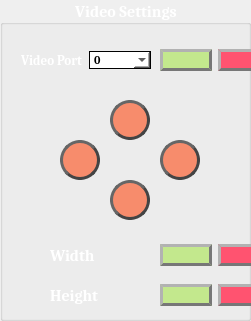
    <widget class="QGroupBox" name="__imageAimGroupBox">
     <property name="geometry">
      <rect>
       <x>1640</x>
       <y>650</y>
       <width>251</width>
       <height>321</height>
      </rect>
     </property>
     <property name="font">
      <font>
       <family>Cambria</family>
       <pointsize>12</pointsize>
       <weight>75</weight>
       <bold>true</bold>
      </font>
     </property>
     <property name="styleSheet">
      <string notr="true">QGroupBox::title{
color: #ffffff;
}</string>
     </property>
     <property name="title">
      <string>Video Settings</string>
     </property>
     <property name="alignment">
      <set>Qt::AlignHCenter|Qt::AlignTop</set>
     </property>
     <widget class="QPushButton" name="upButton">
      <property name="geometry">
       <rect>
        <x>110</x>
        <y>100</y>
        <width>40</width>
        <height>40</height>
       </rect>
      </property>
      <property name="styleSheet">
       <string notr="true">QPushButton{
background: #f78c6c;
border: 3px outset #444444;
border-radius: 20px;
}
QPushButton::pressed{
border: 3px inset #222222;
}</string>
      </property>
      <property name="text">
       <string/>
      </property>
     </widget>
     <widget class="QPushButton" name="leftButton">
      <property name="geometry">
       <rect>
        <x>60</x>
        <y>140</y>
        <width>40</width>
        <height>40</height>
       </rect>
      </property>
      <property name="styleSheet">
       <string notr="true">QPushButton{
background: #f78c6c;
border: 3px outset #444444;
border-radius: 20px;
}
QPushButton::pressed{
border: 3px inset #222222;
}</string>
      </property>
      <property name="text">
       <string/>
      </property>
     </widget>
     <widget class="QPushButton" name="rightButton">
      <property name="geometry">
       <rect>
        <x>160</x>
        <y>140</y>
        <width>40</width>
        <height>40</height>
       </rect>
      </property>
      <property name="styleSheet">
       <string notr="true">QPushButton{
background: #f78c6c;
border: 3px outset #444444;
border-radius: 20px;
}
QPushButton::pressed{
border: 3px inset #222222;
}</string>
      </property>
      <property name="text">
       <string/>
      </property>
     </widget>
     <widget class="QPushButton" name="downButton">
      <property name="geometry">
       <rect>
        <x>110</x>
        <y>180</y>
        <width>40</width>
        <height>40</height>
       </rect>
      </property>
      <property name="styleSheet">
       <string notr="true">QPushButton{
background: #f78c6c;
border: 3px outset #444444;
border-radius: 20px;
}
QPushButton::pressed{
border: 3px inset #222222;
}</string>
      </property>
      <property name="text">
       <string/>
      </property>
     </widget>
     <widget class="QLabel" name="__heightLabel">
      <property name="geometry">
       <rect>
        <x>50</x>
        <y>280</y>
        <width>71</width>
        <height>31</height>
       </rect>
      </property>
      <property name="font">
       <font>
        <family>Cambria</family>
        <pointsize>12</pointsize>
        <weight>75</weight>
        <bold>true</bold>
       </font>
      </property>
      <property name="styleSheet">
       <string notr="true">QLabel{
color: #ffffff;
}</string>
      </property>
      <property name="text">
       <string>Height</string>
      </property>
      <property name="alignment">
       <set>Qt::AlignLeading|Qt::AlignLeft|Qt::AlignVCenter</set>
      </property>
     </widget>
     <widget class="QLabel" name="__widthLabel">
      <property name="geometry">
       <rect>
        <x>50</x>
        <y>240</y>
        <width>71</width>
        <height>31</height>
       </rect>
      </property>
      <property name="font">
       <font>
        <family>Cambria</family>
        <pointsize>12</pointsize>
        <weight>75</weight>
        <bold>true</bold>
       </font>
      </property>
      <property name="styleSheet">
       <string notr="true">QLabel{
color: #ffffff;
}</string>
      </property>
      <property name="text">
       <string>Width</string>
      </property>
      <property name="alignment">
       <set>Qt::AlignLeading|Qt::AlignLeft|Qt::AlignVCenter</set>
      </property>
     </widget>
     <widget class="QWidget" name="horizontalLayoutWidget_4">
      <property name="geometry">
       <rect>
        <x>20</x>
        <y>30</y>
        <width>131</width>
        <height>61</height>
       </rect>
      </property>
      <layout class="QHBoxLayout" name="horizontalLayout_8">
       <item>
        <widget class="QLabel" name="__videoLabel">
         <property name="font">
          <font>
           <family>Cambria</family>
           <pointsize>10</pointsize>
           <weight>75</weight>
           <bold>true</bold>
          </font>
         </property>
         <property name="styleSheet">
          <string notr="true">QLabel{
color: #ffffff;
}</string>
         </property>
         <property name="text">
          <string>Video Port</string>
         </property>
         <property name="alignment">
          <set>Qt::AlignCenter</set>
         </property>
        </widget>
       </item>
       <item>
        <widget class="QComboBox" name="videoComboBox">
         <property name="font">
          <font>
           <family>Cambria</family>
           <weight>75</weight>
           <bold>true</bold>
          </font>
         </property>
         <property name="styleSheet">
          <string notr="true">QComboBox{
background: #ffffff;
border: 1px solid #000000;
}</string>
         </property>
         <item>
          <property name="text">
           <string>0</string>
          </property>
         </item>
         <item>
          <property name="text">
           <string>1</string>
          </property>
         </item>
         <item>
          <property name="text">
           <string>2</string>
          </property>
         </item>
         <item>
          <property name="text">
           <string>3</string>
          </property>
         </item>
         <item>
          <property name="text">
           <string>4</string>
          </property>
         </item>
        </widget>
       </item>
      </layout>
     </widget>
     <widget class="QWidget" name="horizontalLayoutWidget_3">
      <property name="geometry">
       <rect>
        <x>160</x>
        <y>40</y>
        <width>109</width>
        <height>41</height>
       </rect>
      </property>
      <layout class="QHBoxLayout" name="horizontalLayout_7">
       <item>
        <widget class="QPushButton" name="videoConnectButton">
         <property name="font">
          <font>
           <family>Cambria</family>
           <pointsize>10</pointsize>
           <weight>75</weight>
           <bold>true</bold>
          </font>
         </property>
         <property name="styleSheet">
          <string notr="true">QPushButton{
color: #ffffff;
background:#c3e88d;
border-radius: 15px;
border: 3px outset #777777;
}
QPushButton::pressed{
border: 3px inset #333333;
}</string>
         </property>
         <property name="iconSize">
          <size>
           <width>15</width>
           <height>15</height>
          </size>
         </property>
         <property name="checkable">
          <bool>false</bool>
         </property>
        </widget>
       </item>
       <item>
        <widget class="QPushButton" name="videoDisconnectButton">
         <property name="font">
          <font>
           <family>Cambria</family>
           <pointsize>10</pointsize>
           <weight>75</weight>
           <bold>true</bold>
          </font>
         </property>
         <property name="styleSheet">
          <string notr="true">QPushButton{
color: #ffffff;
background: #ff5370;
border-radius: 15px;
border: 3px outset #777777;
}
QPushButton::pressed{
border: 3px inset #333333;
}</string>
         </property>
         <property name="iconSize">
          <size>
           <width>15</width>
           <height>15</height>
          </size>
         </property>
         <property name="checkable">
          <bool>false</bool>
         </property>
        </widget>
       </item>
      </layout>
     </widget>
     <widget class="QWidget" name="horizontalLayoutWidget_5">
      <property name="geometry">
       <rect>
        <x>160</x>
        <y>240</y>
        <width>109</width>
        <height>31</height>
       </rect>
      </property>
      <layout class="QHBoxLayout" name="horizontalLayout_9">
       <item>
        <widget class="QPushButton" name="widthPlusButton">
         <property name="font">
          <font>
           <family>Cambria</family>
           <pointsize>10</pointsize>
           <weight>75</weight>
           <bold>true</bold>
          </font>
         </property>
         <property name="styleSheet">
          <string notr="true">QPushButton{
color: #ffffff;
background:#c3e88d;
border-radius: 15px;
border: 3px outset #777777;
}
QPushButton::pressed{
border: 3px inset #333333;
}</string>
         </property>
         <property name="iconSize">
          <size>
           <width>15</width>
           <height>15</height>
          </size>
         </property>
         <property name="checkable">
          <bool>true</bool>
         </property>
        </widget>
       </item>
       <item>
        <widget class="QPushButton" name="widthMinusButton">
         <property name="font">
          <font>
           <family>Cambria</family>
           <pointsize>10</pointsize>
           <weight>75</weight>
           <bold>true</bold>
          </font>
         </property>
         <property name="styleSheet">
          <string notr="true">QPushButton{
color: #ffffff;
background: #ff5370;
border-radius: 15px;
border: 3px outset #777777;
}
QPushButton::pressed{
border: 3px inset #333333;
}</string>
         </property>
         <property name="iconSize">
          <size>
           <width>15</width>
           <height>15</height>
          </size>
         </property>
         <property name="checkable">
          <bool>false</bool>
         </property>
        </widget>
       </item>
      </layout>
     </widget>
     <widget class="QWidget" name="horizontalLayoutWidget_6">
      <property name="geometry">
       <rect>
        <x>160</x>
        <y>280</y>
        <width>109</width>
        <height>31</height>
       </rect>
      </property>
      <layout class="QHBoxLayout" name="horizontalLayout_11">
       <item>
        <widget class="QPushButton" name="heightPlusButton">
         <property name="font">
          <font>
           <family>Cambria</family>
           <pointsize>10</pointsize>
           <weight>75</weight>
           <bold>true</bold>
          </font>
         </property>
         <property name="styleSheet">
          <string notr="true">QPushButton{
color: #ffffff;
background:#c3e88d;
border-radius: 15px;
border: 3px outset #777777;
}
QPushButton::pressed{
border: 3px inset #333333;
}</string>
         </property>
         <property name="iconSize">
          <size>
           <width>15</width>
           <height>15</height>
          </size>
         </property>
         <property name="checkable">
          <bool>false</bool>
         </property>
        </widget>
       </item>
       <item>
        <widget class="QPushButton" name="heightMinusButton">
         <property name="font">
          <font>
           <family>Cambria</family>
           <pointsize>10</pointsize>
           <weight>75</weight>
           <bold>true</bold>
          </font>
         </property>
         <property name="styleSheet">
          <string notr="true">QPushButton{
color: #ffffff;
background: #ff5370;
border-radius: 15px;
border: 3px outset #777777;
}
QPushButton::pressed{
border: 3px inset #333333;
}</string>
         </property>
         <property name="iconSize">
          <size>
           <width>15</width>
           <height>15</height>
          </size>
         </property>
         <property name="checkable">
          <bool>false</bool>
         </property>
        </widget>
       </item>
      </layout>
     </widget>
    </widget>
